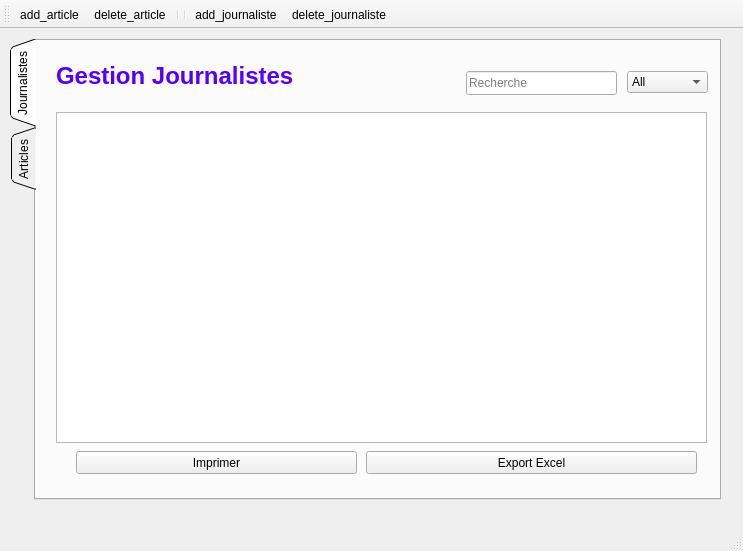
<?xml version="1.0" encoding="UTF-8"?>
<ui version="4.0">
 <class>gestion_ons</class>
 <widget class="QMainWindow" name="gestion_ons">
  <property name="geometry">
   <rect>
    <x>0</x>
    <y>0</y>
    <width>743</width>
    <height>551</height>
   </rect>
  </property>
  <property name="windowTitle">
   <string>MainWindow</string>
  </property>
  <widget class="QWidget" name="centralwidget">
   <widget class="QTabWidget" name="tabWidget">
    <property name="geometry">
     <rect>
      <x>10</x>
      <y>10</y>
      <width>711</width>
      <height>461</height>
     </rect>
    </property>
    <property name="tabPosition">
     <enum>QTabWidget::West</enum>
    </property>
    <property name="tabShape">
     <enum>QTabWidget::Triangular</enum>
    </property>
    <property name="currentIndex">
     <number>0</number>
    </property>
    <widget class="QWidget" name="tab">
     <attribute name="title">
      <string>Journalistes</string>
     </attribute>
     <widget class="QLineEdit" name="rech_journaliste">
      <property name="geometry">
       <rect>
        <x>430</x>
        <y>30</y>
        <width>151</width>
        <height>24</height>
       </rect>
      </property>
      <property name="placeholderText">
       <string>Recherche</string>
      </property>
      <property name="clearButtonEnabled">
       <bool>true</bool>
      </property>
     </widget>
     <widget class="QTableView" name="table_journaliste">
      <property name="geometry">
       <rect>
        <x>20</x>
        <y>71</y>
        <width>651</width>
        <height>331</height>
       </rect>
      </property>
      <property name="styleSheet">
       <string notr="true"/>
      </property>
      <property name="sortingEnabled">
       <bool>true</bool>
      </property>
      <attribute name="horizontalHeaderCascadingSectionResizes">
       <bool>true</bool>
      </attribute>
      <attribute name="horizontalHeaderShowSortIndicator" stdset="0">
       <bool>true</bool>
      </attribute>
      <attribute name="horizontalHeaderStretchLastSection">
       <bool>false</bool>
      </attribute>
     </widget>
     <widget class="QLabel" name="label">
      <property name="geometry">
       <rect>
        <x>20</x>
        <y>20</y>
        <width>251</width>
        <height>31</height>
       </rect>
      </property>
      <property name="text">
       <string>&lt;html&gt;&lt;head/&gt;&lt;body&gt;&lt;p&gt;&lt;span style=&quot; font-size:18pt; font-weight:600; color:#5500ff;&quot;&gt;Gestion Journalistes&lt;/span&gt;&lt;/p&gt;&lt;/body&gt;&lt;/html&gt;</string>
      </property>
     </widget>
     <widget class="QComboBox" name="journaliste_sel_col">
      <property name="geometry">
       <rect>
        <x>591</x>
        <y>30</y>
        <width>81</width>
        <height>22</height>
       </rect>
      </property>
      <item>
       <property name="text">
        <string>All</string>
       </property>
      </item>
      <item>
       <property name="text">
        <string>ID</string>
       </property>
      </item>
      <item>
       <property name="text">
        <string>Nom</string>
       </property>
      </item>
      <item>
       <property name="text">
        <string>Specialite</string>
       </property>
      </item>
      <item>
       <property name="text">
        <string>Nb Articles</string>
       </property>
      </item>
     </widget>
     <widget class="QPushButton" name="pushButton">
      <property name="geometry">
       <rect>
        <x>330</x>
        <y>410</y>
        <width>331</width>
        <height>23</height>
       </rect>
      </property>
      <property name="text">
       <string>Export Excel</string>
      </property>
     </widget>
     <widget class="QPushButton" name="pushButton_4">
      <property name="geometry">
       <rect>
        <x>40</x>
        <y>410</y>
        <width>281</width>
        <height>23</height>
       </rect>
      </property>
      <property name="text">
       <string>Imprimer</string>
      </property>
     </widget>
    </widget>
    <widget class="QWidget" name="tab_2">
     <attribute name="title">
      <string>Articles</string>
     </attribute>
     <widget class="QTableView" name="table_article">
      <property name="geometry">
       <rect>
        <x>10</x>
        <y>70</y>
        <width>651</width>
        <height>341</height>
       </rect>
      </property>
      <property name="selectionMode">
       <enum>QAbstractItemView::ExtendedSelection</enum>
      </property>
      <property name="sortingEnabled">
       <bool>true</bool>
      </property>
      <attribute name="horizontalHeaderShowSortIndicator" stdset="0">
       <bool>true</bool>
      </attribute>
     </widget>
     <widget class="QLabel" name="label_4">
      <property name="geometry">
       <rect>
        <x>30</x>
        <y>20</y>
        <width>211</width>
        <height>31</height>
       </rect>
      </property>
      <property name="text">
       <string>&lt;html&gt;&lt;head/&gt;&lt;body&gt;&lt;p&gt;&lt;span style=&quot; font-size:18pt; font-weight:600; color:#5500ff;&quot;&gt;Gestion Articles&lt;/span&gt;&lt;/p&gt;&lt;/body&gt;&lt;/html&gt;</string>
      </property>
     </widget>
     <widget class="QLineEdit" name="rech_article">
      <property name="geometry">
       <rect>
        <x>430</x>
        <y>30</y>
        <width>141</width>
        <height>24</height>
       </rect>
      </property>
      <property name="placeholderText">
       <string>Recherche</string>
      </property>
      <property name="clearButtonEnabled">
       <bool>true</bool>
      </property>
     </widget>
     <widget class="QComboBox" name="article_sel_col">
      <property name="geometry">
       <rect>
        <x>580</x>
        <y>30</y>
        <width>81</width>
        <height>22</height>
       </rect>
      </property>
      <item>
       <property name="text">
        <string>All</string>
       </property>
      </item>
      <item>
       <property name="text">
        <string>ID</string>
       </property>
      </item>
      <item>
       <property name="text">
        <string>Type</string>
       </property>
      </item>
      <item>
       <property name="text">
        <string>Journaliste</string>
       </property>
      </item>
     </widget>
     <widget class="QPushButton" name="stat">
      <property name="geometry">
       <rect>
        <x>400</x>
        <y>30</y>
        <width>24</width>
        <height>24</height>
       </rect>
      </property>
      <property name="styleSheet">
       <string notr="true">background-image: url(:/res/img/unnamed.png);</string>
      </property>
      <property name="text">
       <string/>
      </property>
     </widget>
     <widget class="QPushButton" name="pushButton_2">
      <property name="geometry">
       <rect>
        <x>20</x>
        <y>420</y>
        <width>281</width>
        <height>23</height>
       </rect>
      </property>
      <property name="text">
       <string>Imprimer</string>
      </property>
     </widget>
     <widget class="QPushButton" name="pushButton_3">
      <property name="geometry">
       <rect>
        <x>320</x>
        <y>420</y>
        <width>331</width>
        <height>23</height>
       </rect>
      </property>
      <property name="text">
       <string>Export Excel</string>
      </property>
     </widget>
    </widget>
   </widget>
  </widget>
  <widget class="QMenuBar" name="menubar">
   <property name="geometry">
    <rect>
     <x>0</x>
     <y>0</y>
     <width>743</width>
     <height>22</height>
    </rect>
   </property>
  </widget>
  <widget class="QStatusBar" name="statusbar"/>
  <widget class="QToolBar" name="toolBar">
   <property name="windowTitle">
    <string>toolBar</string>
   </property>
   <attribute name="toolBarArea">
    <enum>TopToolBarArea</enum>
   </attribute>
   <attribute name="toolBarBreak">
    <bool>false</bool>
   </attribute>
   <addaction name="actionadd_article"/>
   <addaction name="actiondelete_article"/>
   <addaction name="separator"/>
   <addaction name="separator"/>
   <addaction name="actionadd_journaliste"/>
   <addaction name="actiondelete_journaliste"/>
  </widget>
  <action name="actionadd_article">
   <property name="icon">
    <iconset resource="Resources.qrc">
     <normaloff>:/res/img/Add-icon.png</normaloff>:/res/img/Add-icon.png</iconset>
   </property>
   <property name="text">
    <string>add_article</string>
   </property>
   <property name="shortcut">
    <string>Ctrl+A</string>
   </property>
  </action>
  <action name="actiondelete_article">
   <property name="icon">
    <iconset resource="Resources.qrc">
     <normaloff>:/res/img/delete-icon.png</normaloff>:/res/img/delete-icon.png</iconset>
   </property>
   <property name="text">
    <string>delete_article</string>
   </property>
   <property name="shortcut">
    <string>Ctrl+D</string>
   </property>
  </action>
  <action name="actionadd_journaliste">
   <property name="icon">
    <iconset resource="Resources.qrc">
     <normaloff>:/res/img/user-add-icon---shine-set-add-new-user-add-user-30.png</normaloff>:/res/img/user-add-icon---shine-set-add-new-user-add-user-30.png</iconset>
   </property>
   <property name="text">
    <string>add_journaliste</string>
   </property>
   <property name="shortcut">
    <string>Ctrl+Shift+A</string>
   </property>
  </action>
  <action name="actiondelete_journaliste">
   <property name="icon">
    <iconset resource="Resources.qrc">
     <normaloff>:/res/img/images.png</normaloff>:/res/img/images.png</iconset>
   </property>
   <property name="text">
    <string>delete_journaliste</string>
   </property>
   <property name="shortcut">
    <string>Ctrl+Shift+D</string>
   </property>
  </action>
 </widget>
 <resources>
  <include location="Resources.qrc"/>
 </resources>
 <connections/>
</ui>
